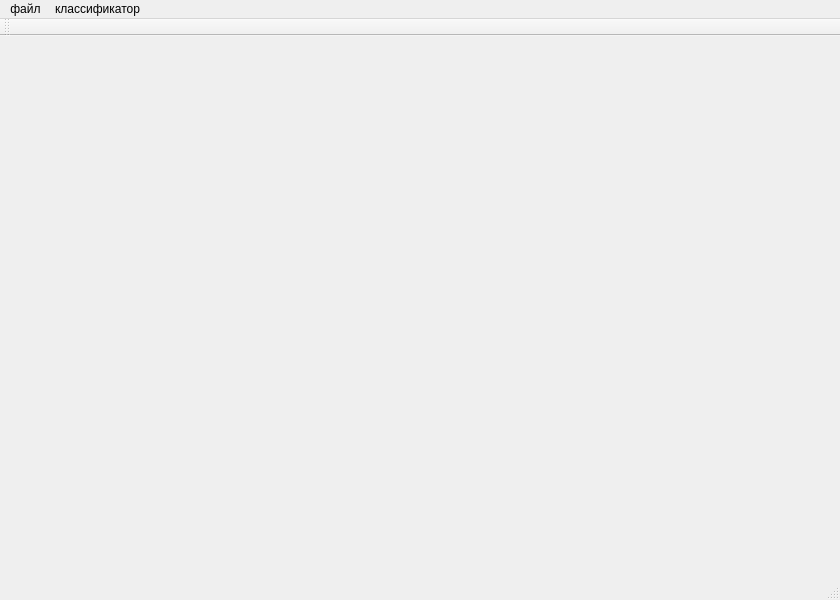
<?xml version="1.0" encoding="UTF-8"?>
<ui version="4.0">
 <class>MainWindow</class>
 <widget class="QMainWindow" name="MainWindow">
  <property name="geometry">
   <rect>
    <x>0</x>
    <y>0</y>
    <width>840</width>
    <height>600</height>
   </rect>
  </property>
  <property name="minimumSize">
   <size>
    <width>600</width>
    <height>600</height>
   </size>
  </property>
  <property name="windowTitle">
   <string>MainWindow</string>
  </property>
  <widget class="QWidget" name="centralwidget"/>
  <widget class="QMenuBar" name="menubar">
   <property name="geometry">
    <rect>
     <x>0</x>
     <y>0</y>
     <width>840</width>
     <height>21</height>
    </rect>
   </property>
   <widget class="QMenu" name="menu">
    <property name="title">
     <string>файл</string>
    </property>
    <widget class="QMenu" name="menu_3">
     <property name="title">
      <string>создать</string>
     </property>
     <widget class="QMenu" name="menu_4">
      <property name="title">
       <string>ГНКТ</string>
      </property>
      <addaction name="action_9"/>
      <addaction name="action_10"/>
      <addaction name="action_11"/>
     </widget>
     <addaction name="action_7"/>
     <addaction name="menu_4"/>
     <addaction name="action_2"/>
    </widget>
    <addaction name="separator"/>
    <addaction name="menu_3"/>
    <addaction name="action_3"/>
    <addaction name="action_4"/>
    <addaction name="action_5"/>
    <addaction name="action_6"/>
    <addaction name="action"/>
   </widget>
   <widget class="QMenu" name="menu_2">
    <property name="title">
     <string>классификатор</string>
    </property>
    <addaction name="action_12"/>
    <addaction name="action_13"/>
   </widget>
   <addaction name="menu"/>
   <addaction name="menu_2"/>
  </widget>
  <widget class="QStatusBar" name="statusbar"/>
  <widget class="QToolBar" name="toolBar">
   <property name="windowTitle">
    <string>toolBar</string>
   </property>
   <attribute name="toolBarArea">
    <enum>TopToolBarArea</enum>
   </attribute>
   <attribute name="toolBarBreak">
    <bool>false</bool>
   </attribute>
  </widget>
  <action name="action_3">
   <property name="text">
    <string>открыть</string>
   </property>
  </action>
  <action name="action_4">
   <property name="text">
    <string>сохранить</string>
   </property>
  </action>
  <action name="action_5">
   <property name="text">
    <string>сохранить как</string>
   </property>
  </action>
  <action name="action_6">
   <property name="text">
    <string>печать</string>
   </property>
  </action>
  <action name="action_7">
   <property name="text">
    <string>КРС</string>
   </property>
  </action>
  <action name="action_9">
   <property name="text">
    <string>ГНКТ ОПЗ</string>
   </property>
  </action>
  <action name="action_10">
   <property name="text">
    <string>ГНКТ ЗР ГРП</string>
   </property>
  </action>
  <action name="action_11">
   <property name="text">
    <string>ГНКТ Фрезерование</string>
   </property>
  </action>
  <action name="action_12">
   <property name="text">
    <string>классификатор</string>
   </property>
  </action>
  <action name="action_13">
   <property name="text">
    <string>перечень скважин без глушения</string>
   </property>
  </action>
  <action name="action">
   <property name="text">
    <string>выход</string>
   </property>
  </action>
  <action name="action_2">
   <property name="text">
    <string>ПРС</string>
   </property>
  </action>
 </widget>
 <resources/>
 <connections/>
</ui>
